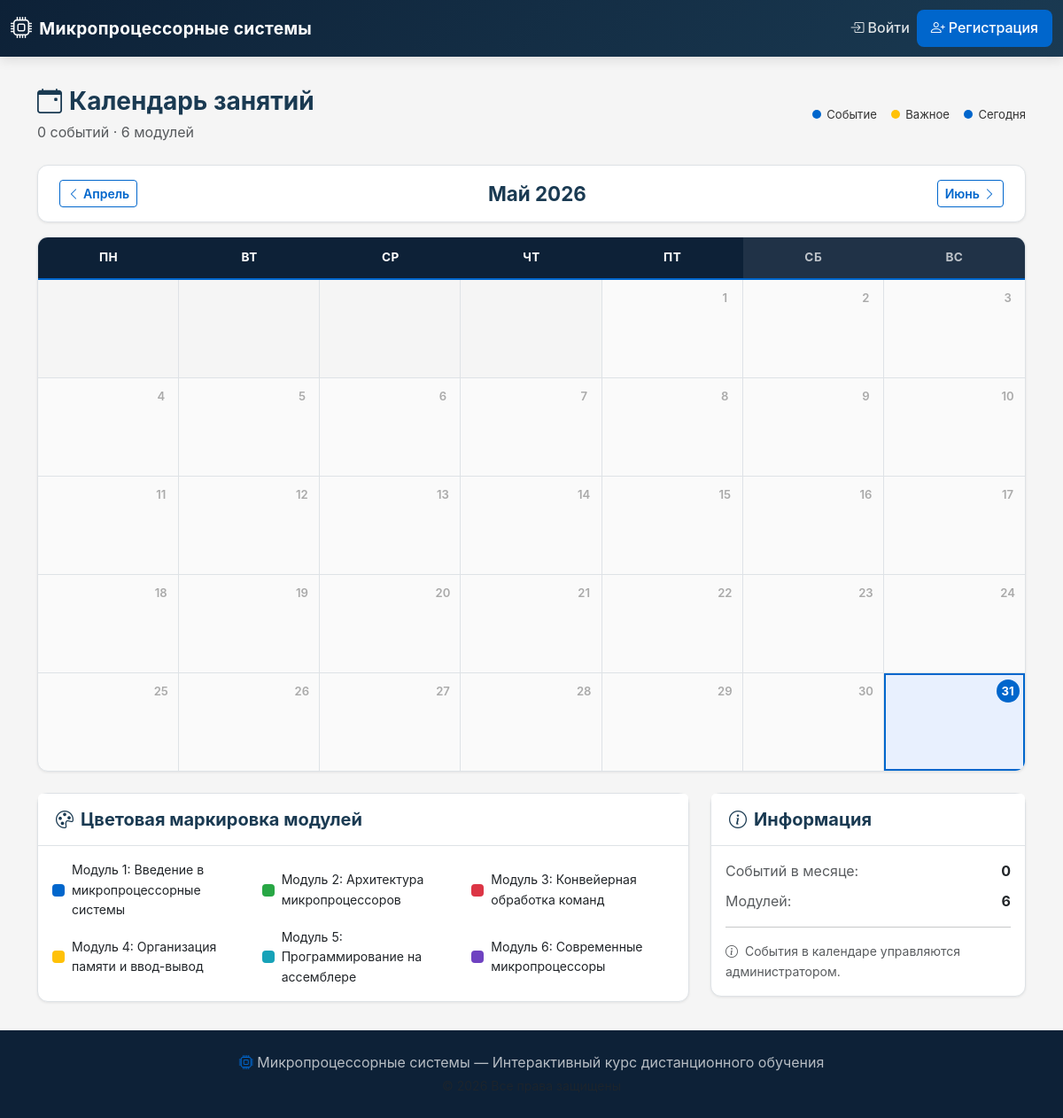
Screenshot of /calendar/ with the database file from the repository.
### course/models.py (models this page shows, shortened)
class Module(models.Model):
    title = models.CharField(max_length=255, verbose_name='Название')
    description = models.TextField(blank=True, verbose_name='Описание')
    icon = models.CharField(
        max_length=50,
        default='bi-cpu',
        verbose_name='Иконка (Bootstrap Icons)',
    )
    order_number = models.PositiveIntegerField(
        default=0, verbose_name='Порядковый номер', db_index=True
    )
    class Meta:
        ordering = ['order_number']
        verbose_name = 'Модуль'
        verbose_name_plural = 'Модули'

### course/views.py (the view)
# urls.py: path('calendar/', views.calendar_view, name='calendar'),
def calendar_view(request):
    today = date.today()
    year = request.GET.get('year', today.year)
    month = request.GET.get('month', today.month)
    try:
        year = int(year)
        month = int(month)
    except (ValueError, TypeError):
        year = today.year
        month = today.month
    if month < 1:
        month = 12
        year -= 1
    elif month > 12:
        month = 1
        year += 1
    cal = cal_module.TextCalendar()
    month_days = cal.monthdayscalendar(year, month)
    month_names = {
        1: 'Январь', 2: 'Февраль', 3: 'Март', 4: 'Апрель',
        5: 'Май', 6: 'Июнь', 7: 'Июль', 8: 'Август',
        9: 'Сентябрь', 10: 'Октябрь', 11: 'Ноябрь', 12: 'Декабрь',
    }
    month_name_ru = month_names.get(month, '')
    if month == 1:
        prev_month = date(year - 1, 12, 1)
    else:
        prev_month = date(year, month - 1, 1)
    if month == 12:
        next_month = date(year + 1, 1, 1)
    else:
        next_month = date(year, month + 1, 1)
    prev_label = month_names.get(prev_month.month, '')
    next_label = month_names.get(next_month.month, '')
    month_events = CalendarEvent.objects.filter(
        date__year=year,
        date__month=month,
    ).select_related('module').order_by('date', 'title')
    events_map = {}
    for event in month_events:
        if event.date not in events_map:
            events_map[event.date] = []
        events_map[event.date].append(event)
    modules = Module.objects.all().order_by('order_number')
    week_rows = []
    for week in month_days:
        days = []
        for day_num in week:
            if day_num == 0:
                days.append(None)
            else:
                d = date(year, month, day_num)
                events = events_map.get(d, [])
                is_today = (d == today)
                is_past = (d < today)
                days.append({
                    'day': day_num,
                    'date': d,
                    'events': events,
                    'is_today': is_today,
                    'is_past': is_past,
                })
        week_rows.append(days)
    total_events = month_events.count()
    context = {
        'year': year,
        'month': month,
        'month_name': month_name_ru,
        'prev_year': prev_month.year,
        'prev_month': prev_month.month,
        'prev_label': prev_label,
        'next_year': next_month.year,
        'next_month': next_month.month,
        'next_label': next_label,
        'week_rows': week_rows,
        'total_events': total_events,
        'total_modules': modules.count(),
        'modules': modules,
    }
    return render(request, 'calendar.html', context)

### course/views.py (called while the page is built)
def course_context(request):
    modules = Module.objects.all().order_by('order_number')
    return {
        'all_modules': modules,
        'course_title': 'Микропроцессорные системы',
        'course_subtitle': 'Интерактивный курс по архитектуре и программированию микропроцессоров',
    }

### templates/calendar.html (shortened to what this page needs)
{% extends 'base.html' %}
{% load static %}
{% block content %}
<div class="calendar-page">
    <div class="container">
        <div class="page-header d-flex justify-content-between align-items-center flex-wrap gap-3 mb-4">
            <div>
                <h1 class="page-title mb-1">
                    <i class="bi bi-calendar-event me-2"></i>Календарь занятий
                </h1>
                <p class="text-muted mb-0">
                    {{ total_events }} событий · {{ total_modules }} модулей
                </p>
            </div>
            <div class="calendar-legend d-flex gap-3">
                <span class="legend-item">
                    <span class="legend-dot" style="background:var(--accent)"></span> Событие
                </span>
                <span class="legend-item">
                    <span class="legend-dot" style="background:#ffc107"></span> Важное
                </span>
                <span class="legend-item">
                    <span class="legend-dot" style="background:var(--accent)"></span> Сегодня
                </span>
            </div>
        </div>
        <div class="calendar-nav d-flex justify-content-between align-items-center mb-3">
            <a href="?year={{ prev_year }}&month={{ prev_month }}"
               class="btn btn-outline-accent btn-sm">
                <i class="bi bi-chevron-left me-1"></i>{{ prev_label }}
            </a>
            <h2 class="calendar-month-title mb-0">{{ month_name }} {{ year }}</h2>
            <a href="?year={{ next_year }}&month={{ next_month }}"
               class="btn btn-outline-accent btn-sm">
                {{ next_label }}<i class="bi bi-chevron-right ms-1"></i>
            </a>
        </div>
        <div class="calendar-grid-wrapper">
            <div class="calendar-grid">
                <div class="calendar-header-row">
                    <div class="calendar-header-cell">Пн</div>
                    <div class="calendar-header-cell">Вт</div>
                    <div class="calendar-header-cell">Ср</div>
                    <div class="calendar-header-cell">Чт</div>
                    <div class="calendar-header-cell">Пт</div>
                    <div class="calendar-header-cell weekend">Сб</div>
                    <div class="calendar-header-cell weekend">Вс</div>
                </div>
                {% for week in week_rows %}
                <div class="calendar-week-row">
                    {% for day_data in week %}
                    {% if day_data is None %}
                    <div class="calendar-cell empty"></div>
                    {% else %}
                    <div class="calendar-cell
                        {% if day_data.is_today %}today{% endif %}
                        {% if day_data.is_past and not day_data.is_today %}past{% endif %}
                        {% if day_data.events %}has-events{% endif %}">
                        <div class="calendar-cell-header">
                            <span class="day-number
                                {% if day_data.is_today %}today-badge{% endif %}
                                {% if day_data.is_past and not day_data.is_today %}past-day{% endif %}">
                                {{ day_data.day }}
                            </span>
                        </div>
                        <div class="calendar-events">
                        </div>
                    </div>
                    {% endif %}
                    {% endfor %}
                </div>
                {% endfor %}
            </div>
        </div>
        <div class="row mt-4">
            <div class="col-md-8">
                <div class="card">
                    <div class="card-header">
                        <h5 class="mb-0"><i class="bi bi-palette me-2"></i>Цветовая маркировка модулей</h5>
                    </div>
                    <div class="card-body">
                        <div class="module-legend-grid">
                            {% for mod in modules %}
                            <div class="module-legend-item">
                                <span class="legend-swatch legend-swatch-{{ mod.order_number }}">
                                </span>
                                <span>Модуль {{ mod.order_number }}: {{ mod.title|truncatechars:40 }}</span>
                            </div>
                            {% endfor %}
                        </div>
                    </div>
                </div>
            </div>
            <div class="col-md-4">
                <div class="card">
                    <div class="card-header">
                        <h5 class="mb-0"><i class="bi bi-info-circle me-2"></i>Информация</h5>
                    </div>
                    <div class="card-body">
                        <div class="d-flex justify-content-between mb-2">
                            <span class="text-muted">Событий в месяце:</span>
                            <strong>{{ total_events }}</strong>
                        </div>
                        <div class="d-flex justify-content-between mb-2">
                            <span class="text-muted">Модулей:</span>
                            <strong>{{ total_modules }}</strong>
                        </div>
                        <hr>
                        <p class="small text-muted mb-0">
                            <i class="bi bi-info-circle me-1"></i>
                            События в календаре управляются администратором.
                        </p>
                    </div>
                </div>
            </div>
        </div>
    </div>
</div>
{% endblock %}

### course/static/course/css/style.css (style rules this page uses)
:root { --bg-light: #F5F5F5; --bg-white: #FFFFFF; --text-dark: #333333; --heading-color: #1A3A52; --accent: #0066CC; --accent-hover: #0052A3; --accent-light: #E8F0FE; --accent-dark: #0D2137; --border-color: #DEE2E6; --shadow-sm: 0 1px 3px rgba(0,0,0,0.08); --shadow-md: 0 4px 12px rgba(0,0,0,0.1); --radius: 8px; --radius-lg: 12px; --transition: 0.2s ease; --font-sans: -apple-system, BlinkMacSystemFont, 'Segoe UI', Roboto, 'Helvetica Neue', Arial, sans-serif; }
* { box-sizing: border-box; }
body { font-family: var(--font-sans); background-color: var(--bg-light); color: var(--text-dark); font-size: 1rem; line-height: 1.6; min-height: 100vh; display: flex; flex-direction: column; }
h1, h2, h3, h4, h5, h6 { color: var(--heading-color); font-weight: 700; line-height: 1.3; }
h1 { font-size: 2rem; }
h2 { font-size: 1.5rem; }
a { color: var(--accent); text-decoration: none; transition: color var(--transition); }
.btn-outline-accent { border-color: var(--accent); color: var(--accent); font-weight: 600; transition: all var(--transition); }
.page-title { font-size: 1.75rem; font-weight: 700; }
.card { border: 1px solid var(--border-color); box-shadow: var(--shadow-sm); border-radius: var(--radius-lg); }
.card-header { background: var(--bg-white); border-bottom: 1px solid var(--border-color); padding: 1rem 1.25rem; font-weight: 600; }

### templates/calendar.html (style rules this page uses)
.calendar-page { padding: 2rem 0; }
.calendar-nav { background: var(--bg-white); border-radius: var(--radius-lg); padding: 1rem 1.5rem; box-shadow: var(--shadow-sm); border: 1px solid var(--border-color); }
.calendar-month-title { font-size: 1.4rem; font-weight: 700; color: var(--heading-color); }
.calendar-legend .legend-item { font-size: 0.82rem; display: flex; align-items: center; gap: 0.4rem; }
.legend-dot { width: 10px; height: 10px; border-radius: 50%; display: inline-block; }
.calendar-grid-wrapper { background: var(--bg-white); border-radius: var(--radius-lg); box-shadow: var(--shadow-sm); border: 1px solid var(--border-color); overflow: hidden; }
.calendar-grid { display: flex; flex-direction: column; }
.calendar-header-row { display: grid; grid-template-columns: repeat(7, 1fr); background: var(--accent-dark); border-bottom: 2px solid var(--accent); }
.calendar-header-cell { padding: 0.75rem 0.5rem; text-align: center; font-weight: 700; font-size: 0.85rem; color: #fff; text-transform: uppercase; letter-spacing: 0.5px; }
.calendar-header-cell.weekend { background: rgba(255,255,255,0.08); color: rgba(255,255,255,0.7); }
.calendar-week-row { display: grid; grid-template-columns: repeat(7, 1fr); border-bottom: 1px solid var(--border-color); }
.calendar-week-row:last-child { border-bottom: none; }
.calendar-cell { min-height: 110px; padding: 0.4rem; border-right: 1px solid var(--border-color); transition: background 0.15s ease; display: flex; flex-direction: column; }
.calendar-cell:last-child { border-right: none; }
.calendar-cell.empty { background: var(--bg-light); min-height: 110px; }
.calendar-cell.past { background: rgba(0,0,0,0.02); }
.calendar-cell.today { background: var(--accent-light); box-shadow: inset 0 0 0 2px var(--accent); }
.calendar-cell-header { text-align: right; margin-bottom: 0.2rem; }
.day-number { display: inline-flex; align-items: center; justify-content: center; width: 26px; height: 26px; font-size: 0.82rem; font-weight: 600; color: var(--text-dark); border-radius: 50%; }
.day-number.past-day { color: #aaa; }
.day-number.today-badge { background: var(--accent); color: #fff; font-weight: 700; }
.calendar-events { flex: 1; display: flex; flex-direction: column; gap: 2px; overflow: hidden; }
.module-legend-grid { display: grid; grid-template-columns: repeat(auto-fill, minmax(220px, 1fr)); gap: 0.5rem; }
.module-legend-item { display: flex; align-items: center; gap: 0.5rem; font-size: 0.88rem; }
.legend-swatch { width: 14px; height: 14px; border-radius: 4px; flex-shrink: 0; }
.legend-swatch-1 { background: #0066CC; }
.legend-swatch-2 { background: #28a745; }
.legend-swatch-3 { background: #dc3545; }
.legend-swatch-4 { background: #ffc107; }
.legend-swatch-5 { background: #17a2b8; }
.legend-swatch-6 { background: #6f42c1; }

### rows the page displays
Module: order_number "1", title "Введение в микропроцессорные системы"
Module: order_number "2", title "Архитектура микропроцессоров"
Module: order_number "3", title "Конвейерная обработка команд"
Module: order_number "4", title "Организация памяти и ввод-вывод"
Module: order_number "5", title "Программирование на ассемблере"
Module: order_number "6", title "Современные микропроцессоры"

### other values shown
{{ course_title }} "Микропроцессорные системы"
{{ total_events }} "0"
{{ total_modules }} "6"
{{ prev_label }} "Апрель"
{{ month_name }} "Май"
{{ year }} "2026"
{{ next_label }} "Июнь"
{{ day_data.day }} "1" "2" "3" "4" "5" "6" "7" "8" "9" "10" "11" "12" "13" "14" "15" "16" "17" "18" "19" "20" "21" "22" "23" "24" "25" "26" "27" "28" "29" "30" "31"
